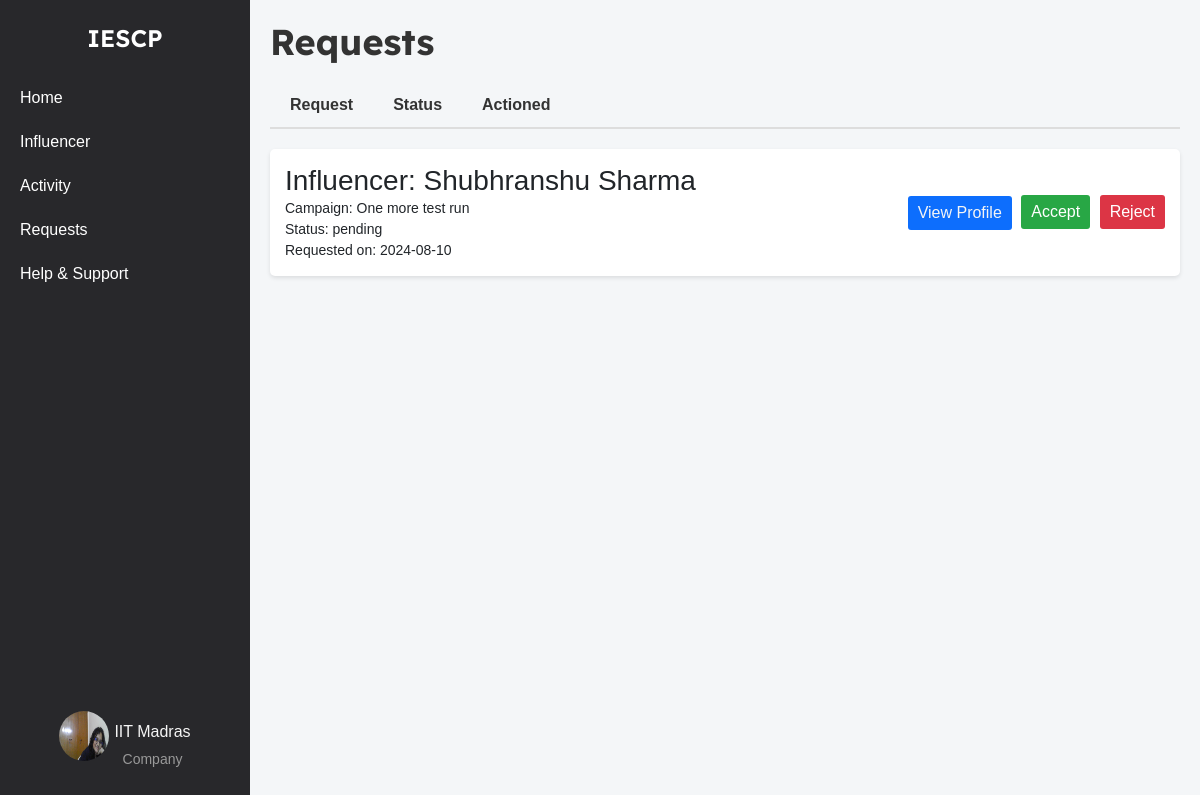
/company/requests (signed in), run on an earlier commit of the app's database.
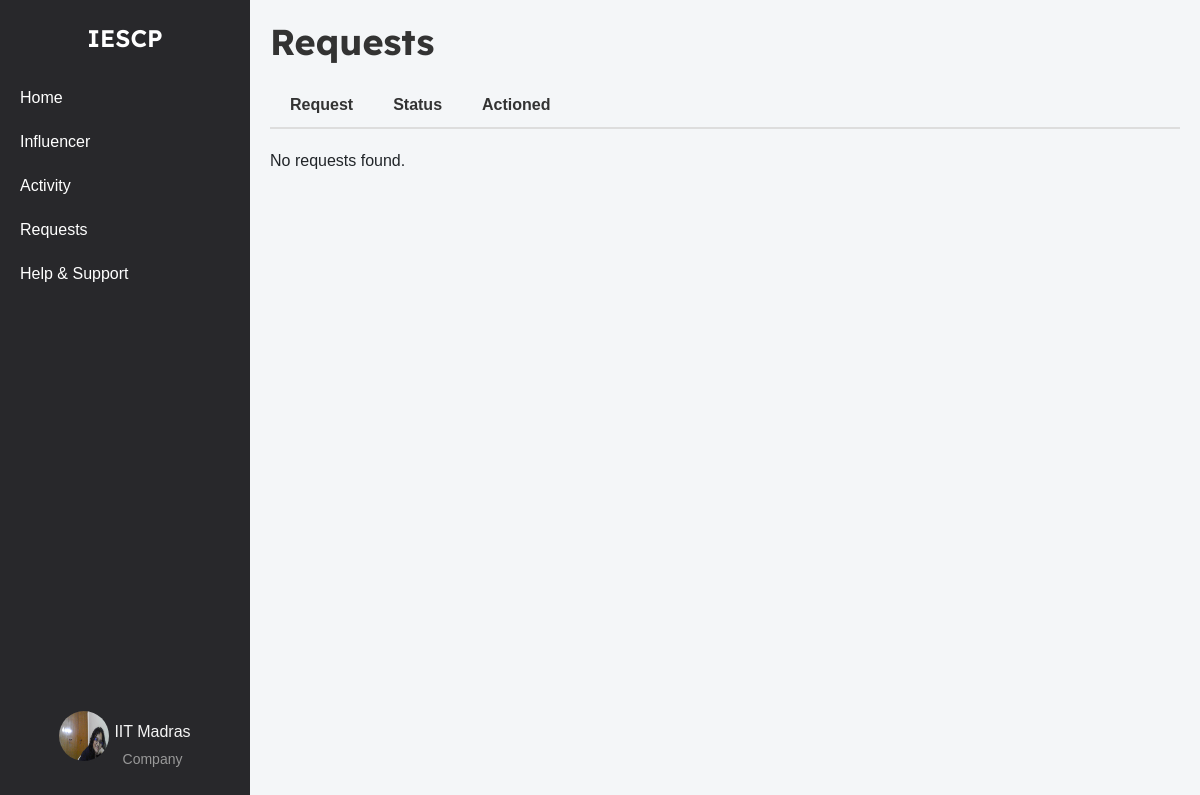
And on a later commit of the database.
### models.py (models this page shows, shortened)
class Company(db.Model):
    __tablename__ = 'company'
    id = db.Column(db.Integer, primary_key=True)
    company_name = db.Column(db.String(100), nullable=False)
    username = db.Column(db.String(50), unique=True, nullable=False)
    email = db.Column(db.String(120), unique=True, nullable=False)
    password_hash = db.Column(db.String(128), nullable=False)
    phone_number = db.Column(db.String(20), nullable=False)
    address = db.Column(db.String(200), nullable=False)
    industry = db.Column(db.String(100), nullable=False)
    other_industry = db.Column(db.String(100), nullable=True)
    website = db.Column(db.String(200), nullable=False)
    description = db.Column(db.Text, nullable=False)
    social_media_link = db.Column(db.String(200), nullable=False)
    logo = db.Column(db.String(200), nullable=False)
    campaigns = db.relationship('Campaign', backref='company', lazy=True)

class InterestedCampaigns(db.Model):
    __tablename__ = 'interested_campaigns'
    id = db.Column(db.Integer, primary_key=True)
    influencer_id = db.Column(
        db.Integer,
        db.ForeignKey('influencers.id', name='fk_influencer_id'),
        nullable=False
    )
    campaign_id = db.Column(
        db.Integer,
        db.ForeignKey('campaign.id', name='fk_campaign_id'),
        nullable=False
    )
    company_id = db.Column(
        db.Integer,
        db.ForeignKey('company.id', name='fk_company_id'),
        nullable=False
    )
    expressed_at = db.Column(db.DateTime, nullable=False, default=datetime.utcnow)
    status = db.Column(db.String(50), nullable=False, default='pending')
    influencer = db.relationship('Influencer', backref=db.backref('interested_campaigns', lazy=True))
    campaign = db.relationship('Campaign', backref=db.backref('interested_influencers', lazy=True))
    company = db.relationship('Company', backref=db.backref('company_interests', lazy=True))

class Influencer(db.Model):
    __tablename__ = 'influencers'
    id = db.Column(db.Integer, primary_key=True)
    name = db.Column(db.String(255), nullable=False)
    username = db.Column(db.String(255), unique=True, nullable=False)
    email = db.Column(db.String(255), unique=True, nullable=False)
    password_hash = db.Column(db.String(255), nullable=False)
    category = db.Column(db.String(255), nullable=False)
    interest = db.Column(db.String(255), nullable=False)
    reach = db.Column(db.Integer, nullable=False)
    social_media_links = db.Column(db.String(255), nullable=False)
    bio = db.Column(db.String(255), nullable=False)
    profile_picture = db.Column(db.String(255), nullable=False)
    campaigns = db.relationship('Campaign', secondary=influencer_campaign_association, back_populates='influencers')

class Campaign(db.Model):
    __tablename__ = 'campaign'
    id = db.Column(db.Integer, primary_key=True)
    title = db.Column(db.String(200), nullable=False)
    description = db.Column(db.Text, nullable=False)
    budget = db.Column(db.Float, nullable=False)
    start_date = db.Column(db.Date, nullable=False)
    end_date = db.Column(db.Date, nullable=False)
    company_id = db.Column(db.Integer, db.ForeignKey('company.id'), nullable=False)
    status = db.Column(db.String(50), nullable=False, default='pending')
    category = db.Column(db.String(255), nullable=False)
    created_at = db.Column(db.DateTime, nullable=False, default=datetime.utcnow)
    visibility = db.Column(db.String(50), nullable=False, default='public')
    influencers = db.relationship('Influencer', secondary=influencer_campaign_association, back_populates='campaigns')

### company_routes.py (the view)
@app.route('/company/requests')
@company_auth_required
def company_requests():
    user = Company.query.get(session['company_id'])
    requests = db.session.query(InterestedCampaigns).join(Campaign).filter(Campaign.company_id == user.id).all()
    pending_requests = [req for req in requests if req.status == 'pending']
    accepted_requests = [req for req in requests if req.status == 'accepted']
    rejected_requests = [req for req in requests if req.status == 'rejected']
    return render_template('company_requests.html', user=user,
                           pending_requests=pending_requests,
                           accepted_requests=accepted_requests,
                           rejected_requests=rejected_requests)

### company_routes.py (called while the page is built)
def company_auth_required(func):
    @wraps(func)
    def func3(*args, **kwargs):
        if 'company_id' in session:
            return func(*args, **kwargs)
        else:
            flash("Please login first")
            return redirect(url_for('company_login'))
    return func3

### templates/company_requests.html (shortened to what this page needs)
{% extends 'layout.html' %}
{% block content %}
<div class="container-box">
    <div class="sidebar">
        <div class="logo">IESCP</div>
        <ul>
            <li><a href="{{url_for('company_home')}}">Home</a></li>
            <li><a href="{{url_for('influencer_search')}}">Influencer</a></li>
            <li><a href="{{url_for('company_activity')}}">Activity</a></li>
            <li><a href="{{url_for('company_requests')}}">Requests</a></li>
            <li><a href="#">Help & Support</a></li>
        </ul>
        <div class="profile">
            <a href="{{ url_for('company_dashboard') }}">
                <img src="{{ url_for('static', filename='profile_upload/company/' + user.username + '/' + user.logo) }}" alt="Profile Picture">
                <div class="profile-name-category">
                    <span class="company_name">{{ user.company_name }}</span>
                    <span class="category">Company</span>
                </div>
            </a>
        </div>
    </div>
    <div class="main-content">
        <h1>Requests</h1>
        <div class="tabs">
            <a href="{{url_for('company_requests')}}" class="tab {% if request.endpoint == 'company_requests' and 'pending' in request.args.values() %}active{% endif %}">Request</a>
            <a href="{{url_for('company_request_status')}}" class="tab {% if request.endpoint == 'company_request_status' %}active{% endif %}">Status</a>
            <a href="{{url_for('company_actioned')}}" class="tab {% if request.endpoint == 'company_actioned' %}active{% endif %}">Actioned</a>
        </div>
        <div id="tab-content">
            <div id="request-tab-content">
                <div class="request-list">
                    {% if pending_requests %}
                        {% for request in pending_requests %}
                            <div class="request-item">
                                <div>
                                    <h3>Influencer: {{ request.influencer.name }}</h3>
                                    <p>Campaign: {{ request.campaign.title }}</p>
                                    <p>Status: {{ request.status }}</p>
                                    <p>Requested on: {{ request.expressed_at.strftime('%Y-%m-%d') }}</p>
                                </div>
                                <div>
                                    <button class="btn btn-primary"><a href="{{request.influencer.social_media_links}}" target="_blank">View Profile</a></button>
                                    <form action="{{ url_for('accept_request', request_id=request.id) }}" method="post" style="display:inline;">
                                        <button type="submit" class="accept-button">Accept</button>
                                    </form>
                                    <form action="{{ url_for('reject_request', request_id=request.id) }}" method="post" style="display:inline;">
                                        <button type="submit" class="reject-button">Reject</button>
                                    </form>
                                </div>
                            </div>
                        {% endfor %}
                    {% else %}
                        <p>No requests found.</p>
                    {% endif %}
                </div>
            </div>
        </div>
    </div>
</div>
{% endblock %}

### templates/layout.html (shortened to what this page needs)
<!DOCTYPE html>
<html lang="en">
<head>
    <link rel="stylesheet" href="https://cdn.jsdelivr.net/npm/bootstrap@5.3.3/dist/css/bootstrap.min.css">
</head>
<body>
    {% block content %}
    {% endblock %}
</body>
</html>

### templates/company_requests.html (style rules this page uses)
body { font-family: Arial, sans-serif; margin: 0; padding: 0; height: 100vh; background-color: #f4f6f8; display: flex; flex-direction: column; }
.container-box { display: flex; flex: 1; height: 100%; }
a { text-decoration: none; color: whitesmoke; }
.sidebar { width: 250px; background-color: #28282B; color: white; display: flex; flex-direction: column; align-items: center; padding-top: 20px; position: sticky; top: 0; height: 100vh; overflow-y: auto; }
.sidebar .logo { font-size: 24px; font-weight: bold; margin-bottom: 20px; font-family: 'Lexend Deca', sans-serif; font-weight: 600; }
.sidebar ul { list-style-type: none; padding: 0; width: 100%; }
.sidebar ul li { width: 100%; }
.sidebar ul li a { display: block; padding: 10px 20px; color: white; text-decoration: none; }
.sidebar .profile { margin-top: auto; text-align: center; padding: 10px; }
.profile .category { font-size: 14px; color: #999; margin-top: 5px; }
.sidebar .profile img { width: 50px; height: 50px; border-radius: 50%; margin-bottom: 5px; }
.profile { display: flex; flex-direction: column; align-items: center; text-align: center; padding: 10px; margin-bottom: 20px; }
.profile a { display: flex; align-items: center; text-align: center; justify-content: center; gap: 5px; }
.profile-name-category { display: flex; flex-direction: column; align-items: center; text-align: center; justify-content: center; padding-top: 13px; }
.main-content { flex: 1; padding: 20px; overflow-y: auto; }
.main-content h1 { font-size: 36px; font-weight: bold; font-family: 'Lexend Deca', sans-serif; color: #333; margin-bottom: 20px; }
.tabs { display: flex; border-bottom: 2px solid #ddd; margin-bottom: 20px; }
.tab { padding: 10px 20px; cursor: pointer; font-weight: bold; color: #333; border: none; background-color: transparent; }

What changed in the data, as far as the page shows it:
no longer on this page (row edited): InterestedCampaigns: influencer.name "Shubhranshu Sharma", campaign "One more test run", status "pending", expressed_at "2024-08-10"
Also different on the page:
text now shown: "No requests found."
